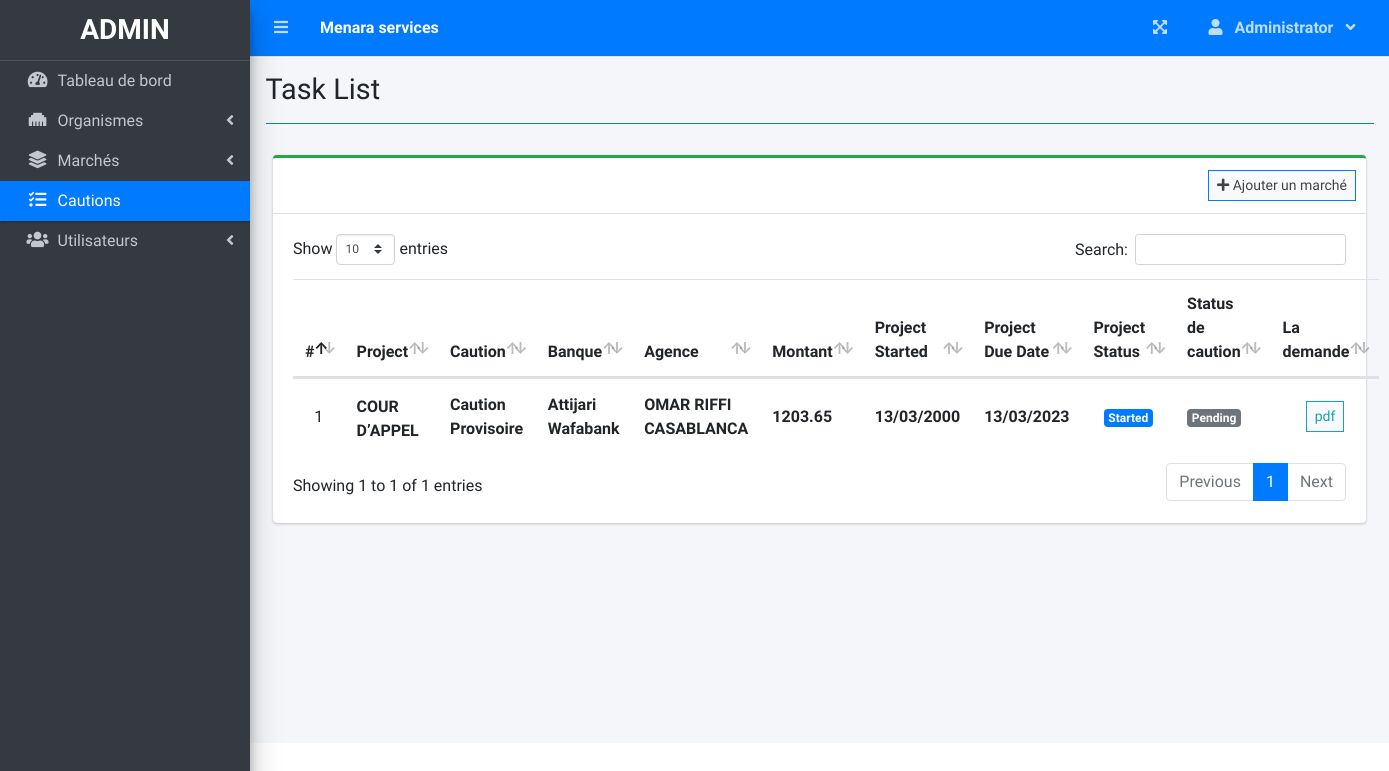
The app's page /index.php?page=task_list (signed in) with its own data.
### tables this page shows
CREATE TABLE `task_list` (
  `id` int(30) NOT NULL,
  `project_id` int(30) NOT NULL,
  `task` varchar(200) NOT NULL,
  `description` text NOT NULL,
  `status` tinyint(4) NOT NULL,
  `date_created` datetime NOT NULL DEFAULT current_timestamp(),
  `bq_name` varchar(30) NOT NULL,
  `agence` varchar(30) NOT NULL,
  `mntn` float NOT NULL
);

CREATE TABLE `org` (
  `id` int(11) NOT NULL,
  `name` text NOT NULL,
  `email` varchar(255) NOT NULL,
  `num` varchar(100) NOT NULL
);

CREATE TABLE `project_list` (
  `id` int(30) NOT NULL,
  `name` varchar(255) NOT NULL,
  `description` text NOT NULL,
  `status` tinyint(2) NOT NULL,
  `start_date` date NOT NULL,
  `end_date` date NOT NULL,
  `manager_id` int(30) NOT NULL,
  `user_ids` text NOT NULL,
  `date_created` datetime NOT NULL DEFAULT current_timestamp(),
  `num_ordr` int(11) NOT NULL,
  `num_offr` varchar(20) NOT NULL,
  `ctn` float NOT NULL,
  `est` float NOT NULL,
  `est_min` float NOT NULL,
  `est_max` float NOT NULL,
  `ville` varchar(100) NOT NULL,
  `hr` time NOT NULL,
  `qc` varchar(255) NOT NULL,
  `org_id` text NOT NULL
);

### task_list.php (the view, shortened to what this page needs)
<?php include'db_connect.php' ?>
<div class="col-lg-12">
	<div class="card card-outline card-success">
		<div class="card-header">
			<div class="card-tools">
				<a class="btn btn-block btn-sm btn-default btn-flat border-primary" href="./index.php?page=new_project"><i class="fa fa-plus"></i> Ajouter un marché </a>
			</div>
		</div>
		<div class="card-body">
			<table class="table tabe-hover table-condensed" id="list">
				<colgroup>
					<col width="5%">
					<col width="15%">
					<col width="20%">
					<col width="15%">
					<col width="15%">
					<col width="10%">
					<col width="10%">
					<col width="10%">
				</colgroup>
				<thead>
					<tr>
						<th class="text-center">#</th>
						<th>Project</th>
						<th>Caution</th>
						<th>Banque</th>
						<th>Agence</th>
						<th>Montant</th>
						<th>Project Started</th>
						<th>Project Due Date</th>
						<th>Project Status</th>
						<th>Status de caution</th>
						<th>La demande</th>
					</tr>
				</thead>
				<tbody>
					<?php
					$i = 1;
					$where = "";
					$stat = array("Pending","Started","On-Progress","On-Hold","Over Due","Done");
					$qry = $conn->query("SELECT t.*,p.org_id as pname,p.start_date,p.status as pstatus, p.end_date,p.id as pid FROM task_list t inner join project_list p on p.id = t.project_id $where order by p.name asc");
					while($row= $qry->fetch_assoc()):
						$org = $conn->query("SELECT *,name FROM org where id = " . $row['pname']);
						$org = $org->num_rows > 0 ? $org->fetch_array() : array();
		                $cprog = $conn->query("SELECT * FROM task_list where project_id = {$row['pid']} and status = 3")->num_rows;
		                $prod = $conn->query("SELECT * FROM user_productivity where project_id = {$row['pid']}")->num_rows;
		                if($row['pstatus'] == 0 && strtotime(date('d/m/Y')) >= strtotime($row['start_date'])):
		                if($prod  > 0  || $cprog > 0)
		                  $row['pstatus'] = 2;
		                else
		                  $row['pstatus'] = 1;
		                elseif($row['pstatus'] == 0 && strtotime(date('d/m/Y')) > strtotime($row['end_date'])):
		                $row['pstatus'] = 4;
		                endif;
					?>
					<tr>
						<td class="text-center"><?php echo $i++ ?></td>
						<td><b><?php if(isset($org['id'])) : ?>
									<div class="d-flex align-items-center mt-1">
										<b><?php echo ucwords(html_entity_decode($org['name'])) ?></b>
									</div>
									<?php else: ?>
										<small><i>Organism Deleted from Database</i></small>
									<?php endif; ?>
								</b>
						</td>
						<td>
							<p><b><?php echo ucwords($row['task']) ?></b></p>
						</td>
						<td>
							<p><b><?php echo ucwords($row['bq_name']) ?></b></p>
						</td>
						<td>
							<p><b><?php echo ucwords($row['agence']) ?></b></p>
						</td>
						<td>
							<p><b><?php echo ucwords($row['mntn']) ?></b></p>
						</td>
						<td><b><?php echo date("d/m/Y",strtotime($row['start_date'])) ?></b></td>
						<td><b><?php echo date("d/m/Y",strtotime($row['end_date'])) ?></b></td>
						<td class="text-center">
							<?php
							  if($stat[$row['pstatus']] =='Pending'){
							  	echo "<span class='badge badge-secondary'>{$stat[$row['pstatus']]}</span>";
							  }elseif($stat[$row['pstatus']] =='Started'){
							  	echo "<span class='badge badge-primary'>{$stat[$row['pstatus']]}</span>";
							  }elseif($stat[$row['pstatus']] =='On-Progress'){
							  	echo "<span class='badge badge-info'>{$stat[$row['pstatus']]}</span>";
							  }elseif($stat[$row['pstatus']] =='On-Hold'){
							  	echo "<span class='badge badge-warning'>{$stat[$row['pstatus']]}</span>";
							  }elseif($stat[$row['pstatus']] =='Over Due'){
							  	echo "<span class='badge badge-danger'>{$stat[$row['pstatus']]}</span>";
							  }elseif($stat[$row['pstatus']] =='Done'){
							  	echo "<span class='badge badge-success'>{$stat[$row['pstatus']]}</span>";
							  }
							?>
						</td>
						<td>
                        	<?php
                        	if($row['status'] == 1){
						  		echo "<span class='badge badge-secondary'>Pending</span>";
                        	}elseif($row['status'] == 2){
						  		echo "<span class='badge badge-primary'>On-Progress</span>";
                        	}elseif($row['status'] == 3){
						  		echo "<span class='badge badge-success'>Done</span>";
                        	}
                        	?>
                        </td>
						<form method="POST" action="cprov.php">
						<td class="text-center">
							<a type="button" class="btn btn-default btn-sm btn-flat border-info wave-effect text-info " aria-expanded="true" data-pid = '<?php echo $row['pid'] ?>' data-tid = '<?php echo $row['id'] ?>'  data-task = '<?php echo ucwords($row['task']) ?>'  target="_blank" href="cprov.php?id=<?php echo $row['id'] ?>">
		                      pdf
		                    </a>
						</td>
					</tr>
				<?php endwhile; ?>
				</tbody>
			</table>
		</div>
	</div>
</div>

### task_list.php (style rules this page uses)
table p { margin: unset !important; }
table td { vertical-align: middle !important }

### records on screen
task_list: status.name "COUR D’APPEL", task "Caution Provisoire", bq_name "Attijari Wafabank", agence "OMAR RIFFI CASABLANCA", mntn "1203.65", project_list.start_date "13/03/2000", project_list.end_date "13/03/2023", status "Started", shows "Pending"

### other values on screen
$_SESSION['system']['name'] "Menara services"
$_SESSION['login_firstname'] "Administrator"
$title "Task List"
